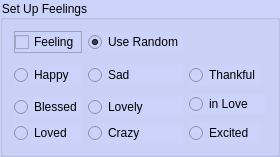
              <widget class="QGroupBox" name="groupBox_13">
               <property name="styleSheet">
                <string notr="true">background-color: rgb(204, 211, 250);</string>
               </property>
               <property name="title">
                <string>Set Up Feelings</string>
               </property>
               <layout class="QGridLayout" name="gridLayout_7">
                <item row="0" column="1">
                 <widget class="QRadioButton" name="feeling_random_video">
                  <property name="text">
                   <string>Use Random</string>
                  </property>
                  <property name="checked">
                   <bool>true</bool>
                  </property>
                 </widget>
                </item>
                <item row="3" column="2" rowspan="2" colspan="2">
                 <widget class="QRadioButton" name="feeling_inlove_video">
                  <property name="text">
                   <string>in Love</string>
                  </property>
                  <property name="icon">
                   <iconset resource="../ui/resources.qrc">
                    <normaloff>:/icons/images/loved.PNG</normaloff>:/icons/images/loved.PNG</iconset>
                  </property>
                  <property name="iconSize">
                   <size>
                    <width>25</width>
                    <height>25</height>
                   </size>
                  </property>
                 </widget>
                </item>
                <item row="4" column="1">
                 <widget class="QRadioButton" name="feeling_lovely_video">
                  <property name="text">
                   <string>Lovely</string>
                  </property>
                  <property name="icon">
                   <iconset resource="../ui/resources.qrc">
                    <normaloff>:/icons/images/loved.PNG</normaloff>:/icons/images/loved.PNG</iconset>
                  </property>
                  <property name="iconSize">
                   <size>
                    <width>25</width>
                    <height>25</height>
                   </size>
                  </property>
                 </widget>
                </item>
                <item row="0" column="0">
                 <widget class="QFrame" name="frame_5">
                  <property name="frameShape">
                   <enum>QFrame::StyledPanel</enum>
                  </property>
                  <property name="frameShadow">
                   <enum>QFrame::Raised</enum>
                  </property>
                  <layout class="QHBoxLayout" name="horizontalLayout_11">
                   <property name="spacing">
                    <number>0</number>
                   </property>
                   <property name="leftMargin">
                    <number>0</number>
                   </property>
                   <property name="topMargin">
                    <number>0</number>
                   </property>
                   <property name="rightMargin">
                    <number>0</number>
                   </property>
                   <property name="bottomMargin">
                    <number>0</number>
                   </property>
                   <item>
                    <widget class="QCheckBox" name="use_feeling_video">
                     <property name="text">
                      <string>Feeling</string>
                     </property>
                    </widget>
                   </item>
                   <item>
                    <widget class="QWidget" name="widget_7" native="true">
                     <layout class="QHBoxLayout" name="horizontalLayout_12">
                      <property name="spacing">
                       <number>0</number>
                      </property>
                      <property name="leftMargin">
                       <number>0</number>
                      </property>
                      <property name="topMargin">
                       <number>0</number>
                      </property>
                      <property name="rightMargin">
                       <number>0</number>
                      </property>
                      <property name="bottomMargin">
                       <number>0</number>
                      </property>
                     </layout>
                    </widget>
                   </item>
                  </layout>
                 </widget>
                </item>
                <item row="4" column="0">
                 <widget class="QRadioButton" name="feeling_blessed_video">
                  <property name="text">
                   <string>Blessed</string>
                  </property>
                  <property name="icon">
                   <iconset resource="../ui/resources.qrc">
                    <normaloff>:/icons/images/blessed.PNG</normaloff>:/icons/images/blessed.PNG</iconset>
                  </property>
                  <property name="iconSize">
                   <size>
                    <width>25</width>
                    <height>25</height>
                   </size>
                  </property>
                 </widget>
                </item>
                <item row="1" column="1" rowspan="3">
                 <widget class="QRadioButton" name="feeling_sad_video">
                  <property name="text">
                   <string>Sad</string>
                  </property>
                  <property name="icon">
                   <iconset resource="../ui/resources.qrc">
                    <normaloff>:/icons/images/sad.PNG</normaloff>:/icons/images/sad.PNG</iconset>
                  </property>
                  <property name="iconSize">
                   <size>
                    <width>25</width>
                    <height>25</height>
                   </size>
                  </property>
                 </widget>
                </item>
                <item row="1" column="0" rowspan="3">
                 <widget class="QRadioButton" name="feeling_happy_video">
                  <property name="text">
                   <string>Happy</string>
                  </property>
                  <property name="icon">
                   <iconset resource="../ui/resources.qrc">
                    <normaloff>:/icons/images/happy.PNG</normaloff>:/icons/images/happy.PNG</iconset>
                  </property>
                  <property name="iconSize">
                   <size>
                    <width>25</width>
                    <height>25</height>
                   </size>
                  </property>
                 </widget>
                </item>
                <item row="5" column="2">
                 <widget class="QRadioButton" name="feeling_excited_video">
                  <property name="text">
                   <string>Excited</string>
                  </property>
                  <property name="icon">
                   <iconset resource="../ui/resources.qrc">
                    <normaloff>:/icons/images/excited.PNG</normaloff>:/icons/images/excited.PNG</iconset>
                  </property>
                  <property name="iconSize">
                   <size>
                    <width>25</width>
                    <height>25</height>
                   </size>
                  </property>
                 </widget>
                </item>
                <item row="5" column="0">
                 <widget class="QRadioButton" name="feeling_loved_video">
                  <property name="text">
                   <string>Loved</string>
                  </property>
                  <property name="icon">
                   <iconset resource="../ui/resources.qrc">
                    <normaloff>:/icons/images/loved.PNG</normaloff>:/icons/images/loved.PNG</iconset>
                  </property>
                  <property name="iconSize">
                   <size>
                    <width>25</width>
                    <height>25</height>
                   </size>
                  </property>
                 </widget>
                </item>
                <item row="5" column="1">
                 <widget class="QRadioButton" name="feeling_crazy_video">
                  <property name="text">
                   <string>Crazy</string>
                  </property>
                  <property name="icon">
                   <iconset resource="../ui/resources.qrc">
                    <normaloff>:/icons/images/crazy.PNG</normaloff>:/icons/images/crazy.PNG</iconset>
                  </property>
                  <property name="iconSize">
                   <size>
                    <width>25</width>
                    <height>25</height>
                   </size>
                  </property>
                 </widget>
                </item>
                <item row="2" column="2">
                 <widget class="QRadioButton" name="feeling_thankful_video">
                  <property name="text">
                   <string>Thankful</string>
                  </property>
                  <property name="icon">
                   <iconset resource="../ui/resources.qrc">
                    <normaloff>:/icons/images/thankful.PNG</normaloff>:/icons/images/thankful.PNG</iconset>
                  </property>
                  <property name="iconSize">
                   <size>
                    <width>25</width>
                    <height>25</height>
                   </size>
                  </property>
                 </widget>
                </item>
               </layout>
              </widget>
